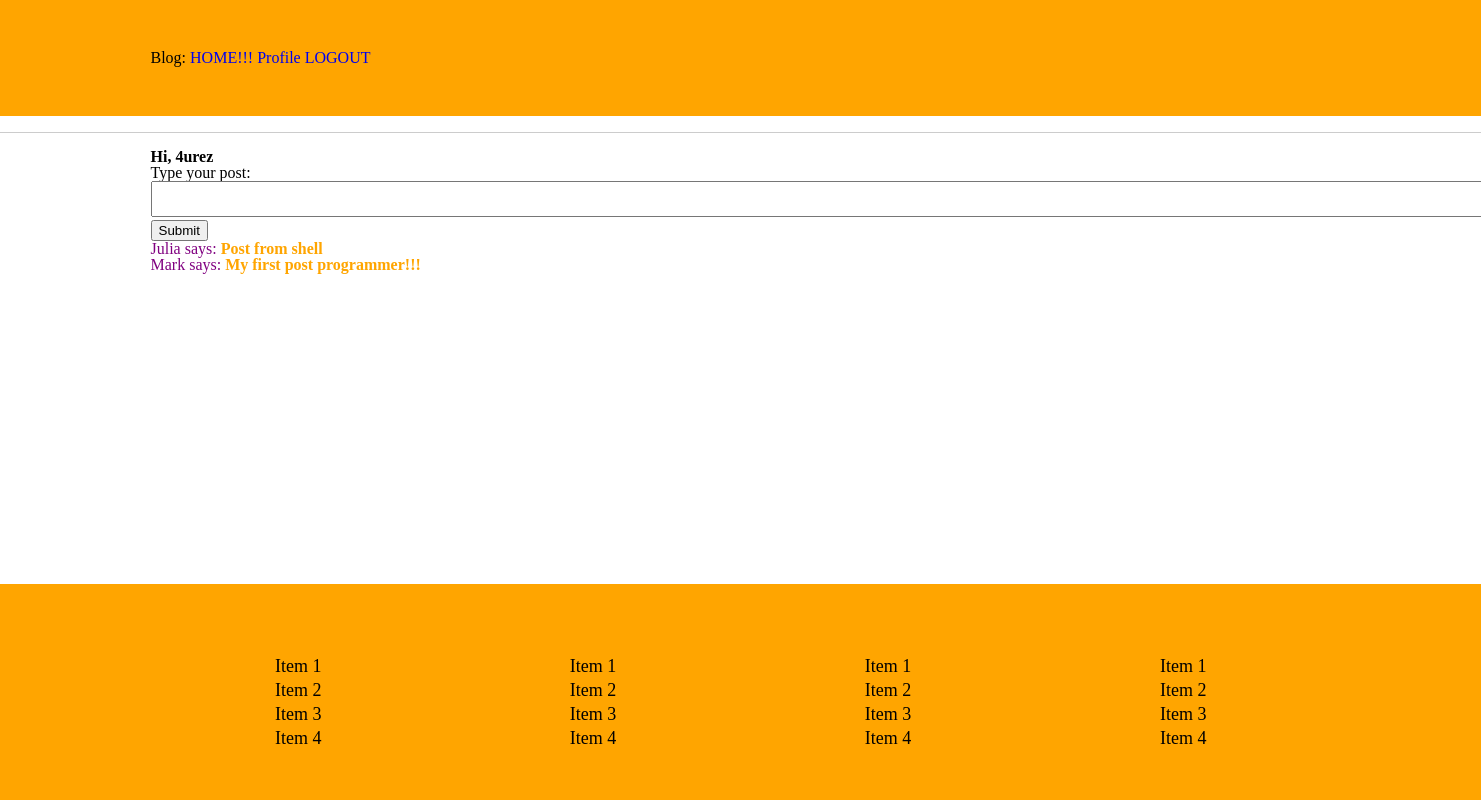
Screenshot of /index (signed in) with the database file from the repository.
### apps/models.py (models this page shows, shortened)
class User(UserMixin, db.Model):
    id = db.Column(db.Integer, primary_key=True)
    username = db.Column(db.String(55), index=True, unique=True)
    email = db.Column(db.String(120), index=True, unique=True)
    password_hash = db.Column(db.String(130))
    posts = db.relationship('Post', backref='author', lazy='dynamic')
    about_me = db.Column(db.String(150))
    last_seen = db.Column(db.DateTime, default=datetime.utcnow)
    followed = db.relationship(
        "User", secondary=followers,
        primaryjoin=(followers.c.follower_id == id),
        secondaryjoin=(followers.c.followed_id == id),
        backref=db.backref('followers', lazy='dynamic'), lazy='dynamic'
    )
    def followed_post(self):
        return Post.query.join(followers, (followers.c.followed_id == Post.user_id)).filter(
            followers.c.follower_id == self.id).order_by(
            Post.timestamp.desc())

class Post(db.Model):
    id = db.Column(db.Integer, primary_key=True)
    body = db.Column(db.String(180))
    timestamp = db.Column(db.DateTime, index=True, default=datetime.utcnow)
    user_id = db.Column(db.Integer, db.ForeignKey('user.id'))

### apps/routes.py (the view)
@app.route('/', methods=['GET', 'POST'])
@app.route('/index', methods=['GET', 'POST'])
@login_required
def index():
    form = PostForm()
    if form.validate_on_submit():
        post = Post(body=form.post.data, author=current_user)
        db.session.add(post)
        db.session.commit()
        flash("Your post is active!")
        return redirect(url_for('index'))
    posts = current_user.followed_post().all()
    return render_template("index.html", title='Home page', posts=posts, form=form)

### apps/forms.py
class PostForm(FlaskForm):
    post = TextAreaField("Type your post:", validators=[DataRequired(), Length(min=1, max=280)])
    submit = SubmitField("Submit")

### apps/models.py (called while the page is built)
@login.user_loader
def load_user(id):
    return User.query.get(int(id))

### apps/routes.py (called while the page is built)
@app.before_request
def before_request():
    if current_user.is_authenticated:
        current_user.last_seen = datetime.utcnow()
        print(datetime.utcnow())
        db.session.commit()

### apps/templates/index.html (shortened to what this page needs)
{% extends "base.html" %}
{% block content %}
    <h1>Hi, {{ current_user.username }}</h1>
    <form action="" method="post">
        <p>
            {{ form.post.label }} <br>
            {{ form.post(cols=180, row=16) }} <br>
        </p>
        <p>{{ form.submit() }}</p>
    </form>
    {% for post in posts %}
        <div style="color: purple">
            <p>{{ post.author.username }} says: <b style="color: orange">{{post.body}}</b></p>
        </div>
    {% endfor %}
{% endblock %}

### apps/static/css/style.css (style rules this page uses)
body,html { height: 100%; }
body { display: flex; flex-direction: column; }

### rows the page displays
User: username "4urez"
Post: author.username "Julia", body "Post from shell"
Post: author.username "Mark", body "My first post programmer!!!"
